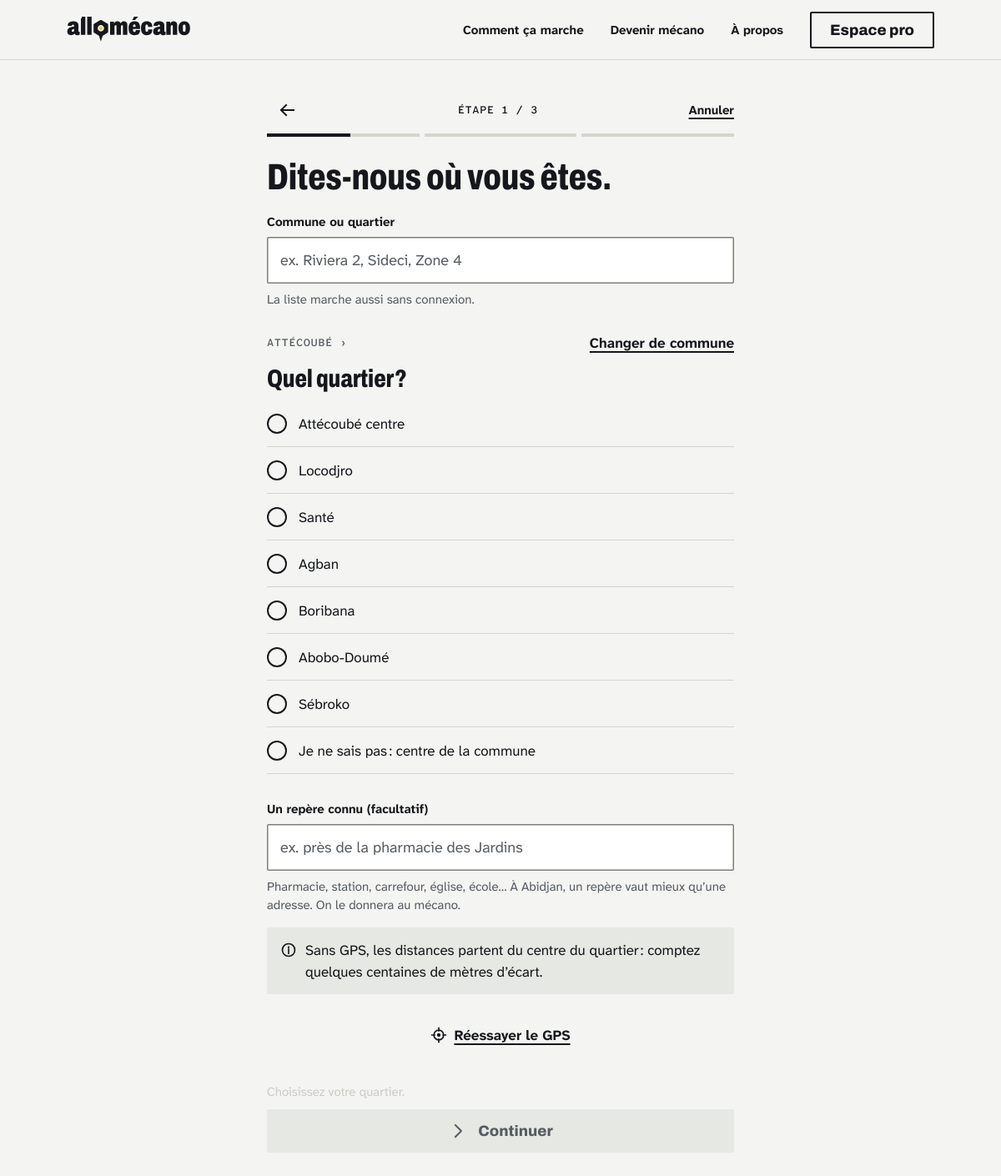
The page /position/quartier?commune=attecoube on the database its author committed.
### tables this page shows
CREATE TABLE `quartiers` (
  `id` SMALLINT UNSIGNED AUTO_INCREMENT NOT NULL COMMENT 'Identifiant',
  `commune_id` TINYINT UNSIGNED NOT NULL COMMENT 'Commune',
  `nom` VARCHAR(80) NOT NULL COMMENT '« Riviera 2 »',
  `slug` VARCHAR(100) NOT NULL COMMENT '« cocody-riviera-2 »',
  `alias` VARCHAR(255) COMMENT 'Autres noms pour l''autocomplétion (« Riv 2, Riviera II »)',
  `lat` DECIMAL(9,6) NOT NULL COMMENT 'Centre du quartier',
  `lon` DECIMAL(9,6) NOT NULL COMMENT 'Centre du quartier',
  `actif` TINYINT(1) NOT NULL DEFAULT 1 COMMENT 'Proposé dans la recherche',
  PRIMARY KEY (`id`),
  UNIQUE KEY `uq_quartiers_slug` (`slug`),
  UNIQUE KEY `uq_quartiers_commune_nom` (`commune_id`, `nom`),
  KEY `idx_quartiers_nom` (`nom`),
  CONSTRAINT `fk_quartiers_commune_id` FOREIGN KEY (`commune_id`) REFERENCES `communes` (`id`) ON DELETE RESTRICT ON UPDATE CASCADE
);

### app/Core/View.php (called while the page is built, shortened)
<?php
final class View
{
    public static function rendre(string $vue, array $donnees = [], ?string $layout = null): string
    {
        $contenu = self::inclure($vue, $donnees);
        $html = self::inclure($layout, $donnees);
        return $html;
    }
    public static function inclure(string $vue, array $donnees = []): string
    {
        $fichier = self::DOSSIER . $vue . '.php';
        extract($donnees, EXTR_SKIP);
        try {
            require $fichier;
        } catch (\Throwable $e) {
            ob_end_clean();
            throw $e;
        }
        return (string) ob_get_clean();
    }
}

### app/Controllers/Client/PositionController.php (called while the page is built, shortened)
<?php
final class PositionController
{
    public function quartier(Request $requete): Response
    {
        $service = PositionService::depuisBase();
        $position = ParcoursService::position();
        $retenu = $position !== null && $position['source'] === 'quartier' ? $service->quartier((string) $position['quartier']) : null;
        $commune = $service->commune((string) $requete->query('commune', '')) ?? ($retenu !== null ? $service->commune($retenu['commune']) : null);
        $q = trim((string) $requete->query('q', ''));
        return $this->page('client/position-quartier', [
            'titre' => 'Commune, quartier, repère',
            'communes' => $service->communes(),
            'quartiers' => $service->quartiers(),
            'commune' => $commune,
            'q' => $q,
            'resultats' => $q !== '' ? array_slice($service->chercher($q), 0, 12) : null,
            'choix' => $retenu['slug'] ?? null,
            'repere' => $position['repere'] ?? null,
            'erreur' => Session::flash('quartier_erreur'),
            'css' => ['css/pages/position.css'],
            'js' => ['js/pages/position-quartier.js'],
        ]);
    }
    private function page(string $vue, array $donnees): Response
    {
        return Response::html(View::rendre($vue, $donnees + self::VUE, 'layouts/client'));
    }
}

### app/Core/Router.php (called while the page is built, shortened)
<?php
final class Router
{
    private array $routes = [];
    private string $prefixe = '';
    private array $middlewares = [];
    public function groupe(string $prefixe, array $middlewares, callable $definition): void
    {
        [$p, $m] = [$this->prefixe, $this->middlewares];
        $this->prefixe .= $prefixe;
        $this->middlewares = [...$this->middlewares, ...$middlewares];
        [$this->prefixe, $this->middlewares] = [$p, $m];
    }
    private function ajouter(string $methode, string $motif, array|callable $action, ?string $nom): self
    {
        $motif = '/' . trim($this->prefixe . $motif, '/');
        $regex = '#^' . preg_replace('#\{([a-z_]+)\}#', '(?P<$1>[^/]+)', $motif) . '$#u';
        $this->routes[] = ['methode' => $methode, 'motif' => $motif, 'regex' => $regex, 'action' => $action, 'middlewares' => $this->middlewares, 'nom' => $nom];
        return $this;
    }
    public function dispatcher(Request $requete): Response
    {
        $methodeAutorisee = false;
        foreach ($this->routes as $route) {
            if (!preg_match($route['regex'], $requete->chemin, $m)) {
                continue;
            }
            $methodeAutorisee = true;
            $requete->params = array_filter($m, 'is_string', ARRAY_FILTER_USE_KEY);
            $coeur = function (Request $r) use ($route): Response {
                $action = $route['action'];
                if (is_array($action)) {
                    [$classe, $fonction] = $action;
                    $action = [new $classe(), $fonction];
                }
                $resultat = $action($r);
                return $resultat instanceof Response ? $resultat : Response::html((string) $resultat);
            };
            $chaine = array_reduce(
                array_reverse($route['middlewares']),
                fn (callable $suite, string $mw) => fn (Request $r) => (new $mw())->traiter($r, $suite),
                $coeur
            );
            return $chaine($requete);
        }
        throw new HttpException($methodeAutorisee ? 405 : 404);
    }
}

### app/Middleware/IdentifierClient.php (called while the page is built, shortened)
<?php
final class IdentifierClient implements Middleware
{
    public function traiter(Request $requete, callable $suite): Response
    {
        return $suite($requete);
    }
}

### app/Middleware/VerifierCsrf.php (called while the page is built, shortened)
<?php
final class VerifierCsrf implements Middleware
{
    public function traiter(Request $requete, callable $suite): Response
    {
        return $suite($requete);
    }
}

### public/index.php (called while the page is built, shortened)
<?php
$requete = Request::depuisGlobales();
$routeur = new Router();
try {
    $reponse = $routeur->dispatcher($requete);
} catch (HttpException $e) {
    $reponse = ErreurController::depuisException($requete, $e->statut, $e->getMessage());
} catch (\Throwable $e) {
    error_log((string) $e);
    $reponse = ErreurController::depuisException($requete, 500, App\Core\Env::enProduction() ? '' : $e->getMessage());
}

### app/Core/Database.php (called while the page is built, shortened)
<?php
final class Database
{
    private static ?self $instance = null;
    public static function instance(): self
    {
        if (self::$instance === null) {
            $dsn = sprintf(
                'mysql:host=%s;port=%s;dbname=%s;charset=utf8mb4',
                Env::get('DB_HOTE', '127.0.0.1'),
                Env::get('DB_PORT', '3306'),
                Env::get('DB_NOM', 'allomecano')
            );
            $pdo = new PDO($dsn, (string) Env::get('DB_UTILISATEUR', 'root'), (string) Env::get('DB_MOT_DE_PASSE', ''), [
                PDO::ATTR_ERRMODE => PDO::ERRMODE_EXCEPTION,
                PDO::ATTR_DEFAULT_FETCH_MODE => PDO::FETCH_ASSOC,
                PDO::ATTR_EMULATE_PREPARES => false,
                PDO::ATTR_STRINGIFY_FETCHES => false,
            ]);
            $pdo->exec("SET time_zone = '+00:00'");
            self::$instance = new self($pdo);
        }
        return self::$instance;
    }
    public function executer(string $sql, array $params = []): PDOStatement
    {
        $requete = $this->pdo->prepare($sql);
        foreach ($params as $cle => $valeur) {
            $nom = is_int($cle) ? $cle + 1 : (str_starts_with($cle, ':') ? $cle : ':' . $cle);
            $type = match (true) {
                is_int($valeur) => PDO::PARAM_INT,
                is_bool($valeur) => PDO::PARAM_BOOL,
                $valeur === null => PDO::PARAM_NULL,
                default => PDO::PARAM_STR,
            };
            $requete->bindValue($nom, $valeur, $type);
        }
        $requete->execute();
        return $requete;
    }
    public function tous(string $sql, array $params = []): array
    {
        return $this->executer($sql, $params)->fetchAll();
    }
}

### app/Services/PositionService.php (called while the page is built, shortened)
<?php
final class PositionService
{
    private ?array $quartiers = null;
    public static function depuisBase(): self
    {
        return new self(Database::instance());
    }
    public function quartiers(): array
    {
        return $this->quartiers ??= array_map(static fn (array $q): array => [
            'slug' => (string) $q['slug'], 'nom' => (string) $q['nom'], 'alias' => $q['alias'] !== null ? (string) $q['alias'] : null,
            'lat' => (float) $q['lat'], 'lon' => (float) $q['lon'],
            'commune' => (string) $q['commune'], 'commune_nom' => (string) $q['commune_nom'],
        ], $this->db->tous(
            'SELECT q.slug, q.nom, q.alias, q.lat, q.lon, co.slug AS commune, co.nom AS commune_nom
               FROM quartiers q JOIN communes co ON co.id = q.commune_id
              WHERE q.actif = 1 AND co.ouverte = 1
              ORDER BY co.ordre, q.id'
        ));
    }
    public function communes(): array
    {
        return array_map(static fn (array $c): array => ['slug' => (string) $c['slug'], 'nom' => (string) $c['nom'], 'lat' => (float) $c['lat'], 'lon' => (float) $c['lon']],
            $this->db->tous('SELECT slug, nom, lat, lon FROM communes WHERE ouverte = 1 ORDER BY ordre'));
    }
    public function commune(string $slug): ?array
    {
        foreach ($this->communes() as $c) {
            if ($c['slug'] === $slug) {
                return $c;
            }
        }
        return null;
    }
}

### app/Core/Request.php (called while the page is built, shortened)
<?php
final class Request
{
    public function query(string $cle, mixed $defaut = null): mixed
    {
        return $this->query[$cle] ?? $defaut;
    }
}

### app/Core/Format.php (called while the page is built, shortened)
<?php
final class Format
{
    public static function typo(string $texte): string
    {
        $texte = preg_replace('/(?<=[\p{L}\p{N}»)])\s*([?!;])/u', self::FINE . '$1', $texte) ?? $texte;
        return preg_replace('/(?<=[\p{L}\p{N}»)])\s*:(?=\s)/u', self::FINE . ':', $texte) ?? $texte;
    }
}

### app/Views/composants/ligne-choix.php (the view, shortened to what this page needs)
<?php
$type ??= 'radio';
$html = '';
?>
<label class="ligne-choix"><input type="<?= e($type) ?>" name="<?= e($nom) ?>" value="<?= e($valeur) ?>"<?= !empty($coche) ? ' checked' : '' ?><?= $html ?>><span><?= e($libelle) ?></span></label>

### app/Views/client/position-quartier.php (shortened to what this page needs)
<?php
$liste = array_map(fn ($x) => [$x['slug'], $x['nom'], (string) $x['alias'], $x['commune'], $x['commune_nom']], $quartiers);
$choisi = null;
$quartiersCommune = $commune !== null ? array_values(array_filter($quartiers, fn ($x) => $x['commune'] === $commune['slug'])) : [];
$libelleContinuer = 'Continuer' . ($choisi !== null ? Format::typo(' : ') . $choisi['nom'] : '');
?>
<form class="parcours-page position-quartier avec-socle" method="post" action="/position/quartier" data-quartier
      data-quartiers="<?= e(json_encode($liste, JSON_UNESCAPED_UNICODE)) ?>"
      data-communes="<?= e(json_encode(array_map(fn ($c) => [$c['slug'], $c['nom']], $communes), JSON_UNESCAPED_UNICODE)) ?>">
  <?= composant('barre-parcours', ['etape' => 1, 'total' => 3, 'retour' => '/position', 'annuler' => '/']) ?>
  <div class="parcours-page__contenu position-quartier__contenu">
    <h1 class="t-titre-1">Dites-nous où vous êtes.</h1>
    <?= composant('champ', ['nom' => 'q', 'label' => 'Commune ou quartier', 'exemple' => 'ex. Riviera 2, Sideci, Zone 4', 'valeur' => $q,
        'aide' => 'La liste marche aussi sans connexion.', 'autocomplete' => 'off']) ?>
    <div class="position-quartier__choix" data-zone-choix>
      <?php if ($resultats !== null):  ?>
        <h2 class="t-titre-2"><?= e(Format::typo('Quel quartier ?')) ?></h2>
        <div class="lignes-choix" role="radiogroup" aria-label="Quartiers trouvés" data-liste>
          <?php foreach ($resultats as $x): ?><?= composant('ligne-choix', ['nom' => 'quartier', 'valeur' => $x['slug'], 'libelle' => $x['nom'] . ', ' . $x['commune_nom'], 'coche' => $x['slug'] === $choix]) ?><?php endforeach ?>
          <?php if ($resultats === []): ?><p class="t-petit t-secondaire position-quartier__vide">Aucun quartier ne correspond. Essayez un autre nom, ou choisissez votre commune.</p><?php endif ?>
        </div>
      <?php elseif ($commune !== null): ?>
        <div class="position-quartier__fil">
          <span class="t-etiquette t-secondaire"><?= e($commune['nom']) ?> ›</span>
          <a class="lien" href="/position/quartier" data-changer-commune>Changer de commune</a>
        </div>
        <h2 class="t-titre-2"><?= e(Format::typo('Quel quartier ?')) ?></h2>
        <div class="lignes-choix" role="radiogroup" aria-label="Quartiers de <?= e($commune['nom']) ?>" data-liste>
          <?php foreach ($quartiersCommune as $x): ?><?= composant('ligne-choix', ['nom' => 'quartier', 'valeur' => $x['slug'], 'libelle' => $x['nom'], 'coche' => $x['slug'] === $choix]) ?><?php endforeach ?>
          <?= composant('ligne-choix', ['nom' => 'quartier', 'valeur' => 'commune:' . $commune['slug'], 'libelle' => Format::typo('Je ne sais pas : centre de la commune')]) ?>
        </div>
      <?php endif ?>
    </div>
    <?= composant('champ', ['nom' => 'repere', 'label' => 'Un repère connu (facultatif)', 'exemple' => 'ex. près de la pharmacie des Jardins', 'valeur' => $repere, 'max' => 160,
        'aide' => 'Pharmacie, station, carrefour, église, école… À Abidjan, un repère vaut mieux qu’une adresse. On le donnera au mécano.', 'autocomplete' => 'off']) ?>
    <?= composant('note', ['type' => 'info', 'message' => e(Format::typo('Sans GPS, les distances partent du centre du quartier : comptez quelques centaines de mètres d’écart.'))]) ?>
    <a class="bouton-lien position-quartier__gps js-seul" href="/position"><?= icone('viseur', 20) ?>Réessayer le GPS</a>
  </div>
  <?= composant('socle', [
      'pourquoi' => $choisi === null ? 'Choisissez votre quartier.' : null,
      'actions' => composant('bouton', ['libelle' => $libelleContinuer, 'icone' => 'chevron', 'plein' => true, 'attrs' => ['type' => 'submit', 'data-continuer' => '']]),
  ]) ?>
</form>

### rows shown on the page
quartiers: nom "Attécoubé centre"
quartiers: nom "Locodjro"
quartiers: nom "Santé"
quartiers: nom "Agban"
quartiers: nom "Boribana"
quartiers: nom "Abobo-Doumé"
quartiers: nom "Sébroko"

### other values the page prints
$mot "ÉTAPE"
$etape "1"
$total "3"
$annulerLibelle "Annuler"
$label "Commune ou quartier Un repère connu (facultatif)"
$aide "La liste marche aussi sans connexion. Pharmacie, station, carrefour, église, école… À Abidjan, un repère vaut mieux qu’une adresse. On le donnera au mécano."
$commune['nom'] "ATTÉCOUBÉ"
Format::typo('Quel quartier ?') "Quel quartier ?"
$libelle "Je ne sais pas : centre de la commune"
$message "Sans GPS, les distances partent du centre du quartier : comptez quelques centaines de mètres d’écart."
$pourquoi "Choisissez votre quartier."
